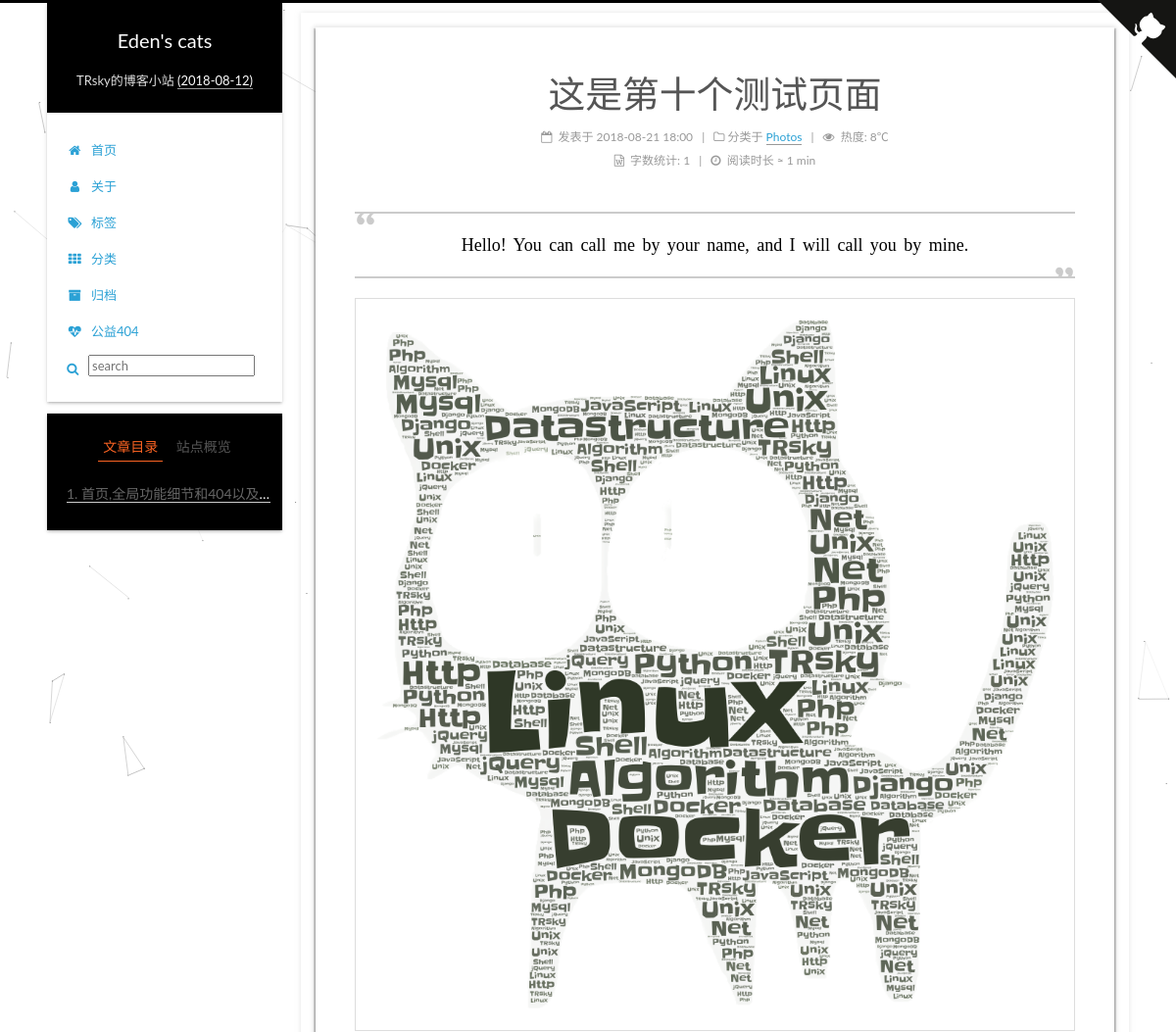
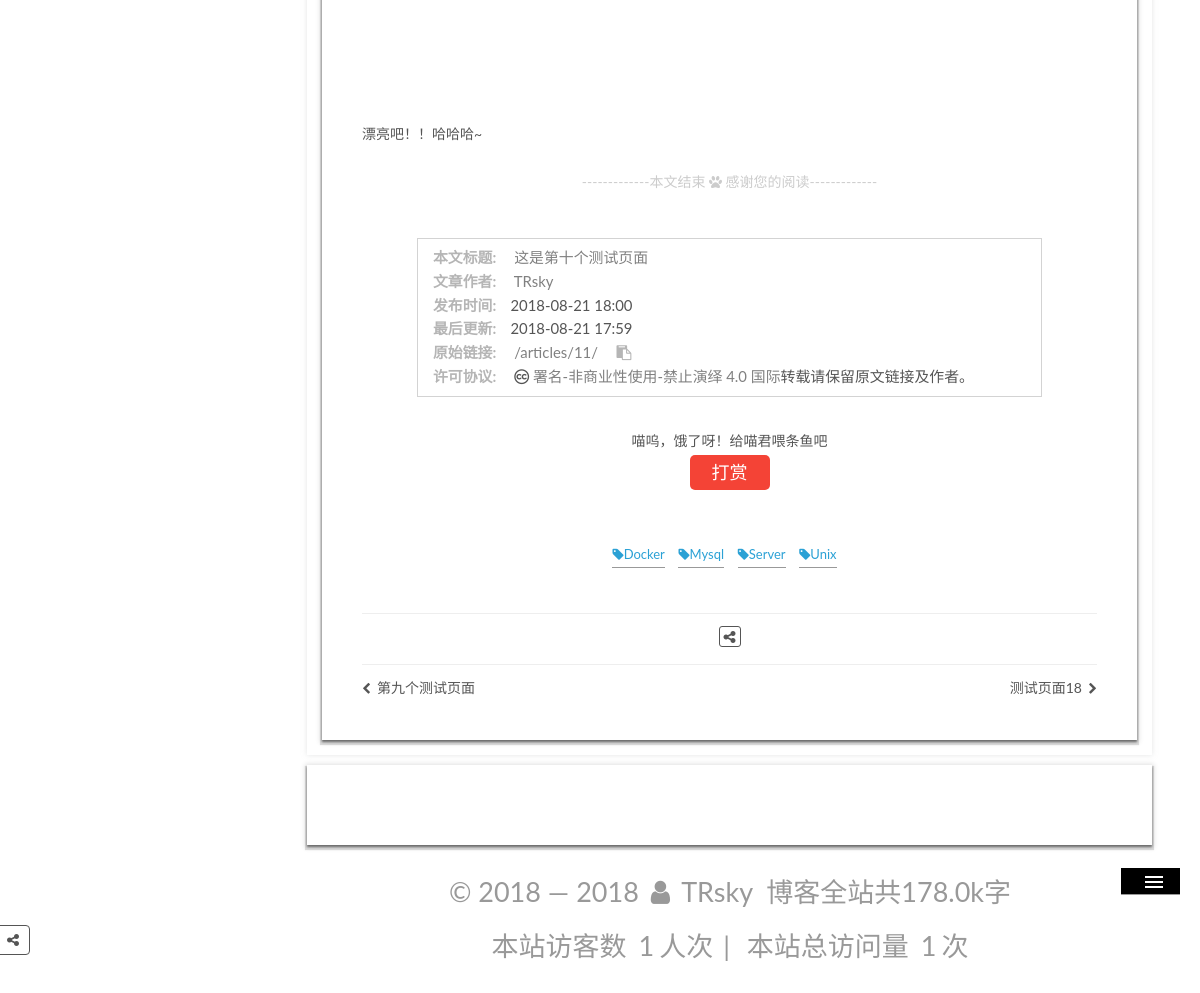
/articles/11/, run on the app's committed database (2 pictures, top to bottom).
### apps/blog/models.py (models this page shows, shortened)
class Article(models.Model):
    STATUS_CHOICES = (
        ('draft', '草稿'),
        ('publish', '发表'),
    )
    title = models.CharField(verbose_name='标题', max_length=100)
    content = models.TextField(verbose_name='正文', blank=True, null=True)
    status = models.CharField(verbose_name='文章状态', max_length=10, choices=STATUS_CHOICES, default='publish')
    created_time = models.DateTimeField(verbose_name='创建时间', default=now)
    public_time = models.DateTimeField(verbose_name='发布时间', blank=True, null=True)
    modified_time = models.DateTimeField(verbose_name='修改时间', default=now)
    words = models.PositiveIntegerField(verbose_name='文章字数', default=0)
    time = models.PositiveIntegerField(verbose_name='阅读时长', default=0 )
    views = models.PositiveIntegerField(verbose_name='访问量', default=0)
    slogan = models.TextField(verbose_name='标语', blank=True, null=True)
    excerpt = models.CharField(verbose_name='文章摘要', max_length=500, blank=True)
    category = models.ForeignKey(Category, verbose_name='分类', on_delete=models.CASCADE, blank=False, null=False)
    tags = models.ManyToManyField(Tag, verbose_name='标签', blank=True)
    author = models.ForeignKey(User, verbose_name='作者', on_delete=models.CASCADE, blank=False, null=False)
    def viewed(self):
        self.views += 1
        self.save(update_fields=['views'])
    def prev_article(self):
        return Article.objects.filter(id__lt=self.id, status='publish', public_time__isnull=False).first()
    def next_article(self):  # id比当前id大，状态为已发布，发布时间不为空
        return Article.objects.filter(id__gt=self.id, status='publish', public_time__isnull=False).first()
    class Meta:  # 按文章创建日期降序排序
        ordering = ['-public_time']
        verbose_name = '文章'  # 指定后台显示模型名称
        verbose_name_plural = '文章列表'  # 指定后台显示模型复数名称
        db_table = 'article'  # 数据库表
        get_latest_by = 'created_time'

class Category(models.Model):
    name = models.CharField(verbose_name='类别', max_length=100)
    created_time = models.DateField(verbose_name='创建时间', default=now)
    modified_time = models.DateField(verbose_name='修改时间', default=now)
    def __str__(self):
        return self.name
    class Meta:
        ordering = ['name']
        verbose_name = '类别名称'
        verbose_name_plural = '分类列表'
        db_table = 'category'   # 数据库表名

class Tag(models.Model):
    name = models.CharField(verbose_name='标签名', max_length=100)
    created_time = models.DateField(verbose_name='创建时间', default=now)
    modified_time = models.DateField(verbose_name='修改时间', default=now)
    def __str__(self):
        return self.name
    class Meta:
        ordering = ['name']
        verbose_name = '标签名称'   # 指定后台显示模型名称
        verbose_name_plural = '标签列表'   # 指定后台显示模型复数
        db_table = 'tag'    #数据库表名

### apps/blog/views.py (the view)
# urls.py: path('articles/<int:id>/', views.detail, name='detail'),
def detail(request, id):
    try:
        post = Article.objects.get(id=str(id))
        post.viewed()  # 更新文章浏览次数
        tags = post.tags.all()  # 获取文章对应的所有标签
        next_post = post.next_article()  # 下一篇文章对象
        prev_post = post.prev_article()  # 上一篇文章对象
    except Article.DoesNotExist:
        raise Http404
    return render(request, 'post.html', {
        'post': post,
        'tags': tags,
        'category_list': categories,
        'next_post': next_post,
        'prev_post': prev_post,
        'months': months
    })

### templates/post.html (shortened to what this page needs)
{% extends "base.html" %}
{% load static %}
{% block content %}
          <div class="content-wrap">
            <div id="content" class="content">
              <div id="posts" class="posts-expand">
                <article class="post post-type-normal" itemscope itemtype="http://schema.org/Article">
                  <div class="post-block">
                    <header class="post-header">
                      <h1 class="post-title" itemprop="name headline">{{ post.title }}</h1>
                      <div class="post-meta">
                        <span class="post-time">
                          <span class="post-meta-item-icon">
                            <i class="fa fa-calendar-o"></i>
                          </span>
                          <span class="post-meta-item-text">发表于</span>
                          <time title="创建于" itemprop="dateCreated datePublished" datetime="{{ post.public_time|date:'Y-m-d H:i' }}">{{ post.public_time|date:'Y-m-d H:i ' }}</time></span>
                        <span class="post-category">
                          <span class="post-meta-divider">|</span>
							<i class="fa fa-folder-o"></i>
                        </span>
                        <span class="post-meta-item-text">分类于</span>
                        <span itemprop="about" itemscope itemtype="http://schema.org/Thing">
                          <a href="{% url 'category_menu' id=post.category_id %}" itemprop="url" rel="index">
                            <span itemprop="name">{{ post.category }}</span></a>
                        </span>
                        <span id="{% url 'detail' id=post.id %}" class="leancloud_visitors" data-flag-title="{{ post.title }}">
                          <span class="post-meta-divider">|</span>
                          <span class="post-meta-item-icon">
                            <i class="fa fa-eye"></i>
                          </span>
                          <span class="post-meta-item-text">热度:</span>
                          <span>{{ post.views }}℃</span></span>
                        <div class="post-wordcount">
                          <span class="post-meta-item-icon">
                            <i class="fa fa-file-word-o"></i>
                          </span>
                          <span class="post-meta-item-text">字数统计&#58;</span>
                          <span title="字数统计">{{ post.words }}</span>
                          <span class="post-meta-divider">|</span>
                          <span class="post-meta-item-icon">
                            <i class="fa fa-clock-o"></i>
                          </span>
                          <span class="post-meta-item-text">阅读时长 &asymp;</span>
                          <span title="阅读时长">{{ post.time }}&nbsp;min</span></div>
                      </div>
                    </header>
                    <div class="post-body" itemprop="articleBody">
                      <blockquote class="blockquote-center">
                        <p>{{ post.slogan }}</p>
                      </blockquote>
                        {{ post.content|safe }}
                    </div>
                    <div>
                      <div>
                        <div style="text-align:center;color:#ccc;font-size:14px">-------------本文结束
                          <i class="fa fa-paw"></i>&nbsp;感谢您的阅读-------------</div>
                      </div>
                    </div>
                    <div>
                      <div class="my_post_copyright">
                        <p>
                          <span>本文标题:</span>
                          <a href= "{% url 'detail' id=post.id %}">{{ post.title }}</a></p>
                        <p>
                          <span>文章作者:</span>
                          <a href="http://www.trskycooik.com" title="访问 TRsky 的个人博客">{{ post.author }}</a></p>
                        <p>
                          <span>发布时间:</span>{{ post.public_time|date:'Y-m-d H:i' }}</p>
                        <p>
                          <span>最后更新:</span>{{ post.modified_time|date:'Y-m-d H:i' }}</p>
                        <p>
                          <span>原始链接:</span>
                          <a href="{% url 'detail' id=post.id %}" title="{{ post.title }}">{% url 'detail' id=post.id %}</a>
                          <span class="copy-path" title="点击复制文章链接">
                            <i class="fa fa-clipboard" data-clipboard-text="{ % url 'detail' id=post.id %}" aria-label="复制成功！"></i>
                          </span>
                        </p>
                        <p>
                          <span>许可协议:</span>
                          <i class="fa fa-creative-commons"></i>
                          <a rel="license" href="https://creativecommons.org/licenses/by-nc-nd/4.0/" target="_blank" title="Attribution-NonCommercial-NoDerivatives 4.0 International (CC BY-NC-ND 4.0)">署名-非商业性使用-禁止演绎 4.0 国际</a>转载请保留原文链接及作者。</p></div>
                    </div>
                    <div>
                      <div style="padding:10px 0;margin:20px auto;width:90%;text-align:center">
                        <div>喵呜，饿了呀！给喵君喂条鱼吧</div>
                        <button id="rewardButton" disable="enable" onclick='var qr=document.getElementById("QR");"none"===qr.style.display?qr.style.display="block":qr.style.display="none"'>
                          <span>打赏</span></button>
                      </div>
                    </div>
                    <footer class="post-footer">
                      <div class="post-tags">
                          {% for tag in tags %}
                        <a href="{% url 'search_tag' tag=tag %}" rel="tag">
                          <i class="fa fa-tag"></i>{{ tag }}</a>
                          {% endfor %}
                      </div>
                      <div class="post-widgets">
                        <div id="needsharebutton-postbottom">
                          <span class="btn">
                            <i class="fa fa-share-alt" aria-hidden="true"></i>
                          </span>
                        </div>
                      </div>
                      <div class="post-nav">
                        {% if  prev_post %}
                        <div class="post-nav-next post-nav-item">
                          <a href="{% url 'detail' id=prev_post.id %}" rel="next" title="{{ prev_post.title}}">
                            <i class="fa fa-chevron-left"></i>{{ prev_post.title }}</a>
                        </div>
                        {% endif %}
                        <span class="post-nav-divider"></span>
                        {% if next_post %}
                        <div class="post-nav-prev post-nav-item">
                          <a href="{% url 'detail' id=next_post.id %}" rel="prev" title="{{ next_post.title }}">
                            <i class="fa fa-chevron-right"></i>{{ next_post.title }}</a>
                        </div>
                        {% endif %}
                      </div>
                    </footer>
                  </div>
                </article>
              </div>
            </div>
            <div class="comments" id="comments">
              </div>
          </div>
          <aside id="sidebar" class="sidebar">
            <div class="sidebar-inner">
              <ul class="sidebar-nav motion-element">
                <li class="sidebar-nav-toc sidebar-nav-active" data-target="post-toc-wrap">文章目录</li>
                <li class="sidebar-nav-overview" data-target="site-overview-wrap">站点概览</li></ul>
              <section class="post-toc-wrap motion-element sidebar-panel sidebar-panel-active">
                <div class="post-toc">
                  <div class="post-toc-content">
                    <ol class="nav">
                      <li class="nav-item nav-level-1">
                        <a class="nav-link" href="#首页-全局功能细节和404以及500页面配置">
                          <span class="nav-number">1.</span>
                          <span class="nav-text">首页,全局功能细节和404以及500页面配置</span></a>
                      </li>
                    </ol>
                  </div>
                </div>
              </section>
            </div>
          </aside>
{% endblock %}

### static/css/style.css (style rules this page uses)
html * { -webkit-font-smoothing: antialiased; -moz-osx-font-smoothing: grayscale; }
*, *:after, *:before { -webkit-box-sizing: border-box; -moz-box-sizing: border-box; box-sizing: border-box; }

### data on the page
Article: title "这是第十个测试页面", public_time "2018-08-21 18:00", category "Photos", views "8", words "1", time "1", slogan "Hello! You can call me by your name, and I will call you by mine.", content (picture), content "漂亮吧！！哈哈哈~", author "TRsky", modified_time "2018-08-21 17:59", id "/articles/11/"
Tag: name "Docker"
Tag: name "Mysql"
Tag: name "Server"
Tag: name "Unix"
Article: title "第九个测试页面"
Article: title "测试页面18"
